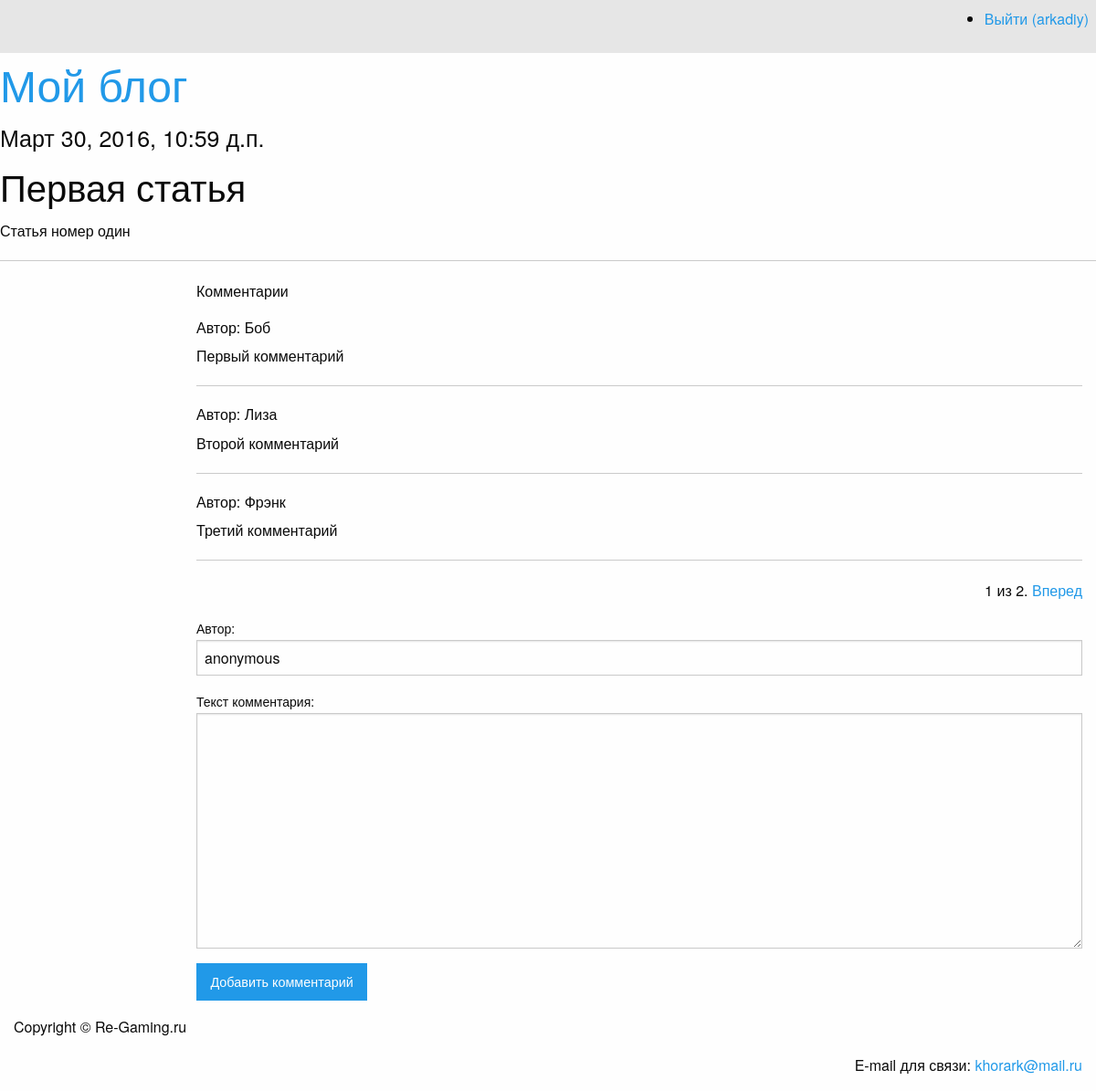
Page /articles/get/1/ (signed in) on the committed database.
### article/models.py (models this page shows)
class Article(models.Model):
    class Meta():
        db_table = "article"
    article_title = models.CharField(max_length=200)
    article_text = models.TextField()
    article_date = models.DateTimeField()
    article_likes = models.IntegerField(default=0)

class Comment(models.Model):
    class Meta():
        db_table = "comments"
    comments_text = models.TextField(verbose_name='Текст комментария')
    comments_author = models.CharField(
        max_length=100, default='anonymous', verbose_name='Автор')
    comments_article = models.ForeignKey(Article)

### article/views.py (the view)
# urls.py: url(r'^articles/get/(?P<article_id>\d)+/$', views.article),
def article(request, article_id=1):
    comment_form = CommentForm
    args = {}
    args.update(csrf(request))
    args['article'] = Article.objects.get(id=article_id)
    all_comments = Comment.objects.filter(comments_article_id=article_id)
    paginator = Paginator(all_comments, 3)
    page = request.GET.get('page')
    try:
        args['comments'] = paginator.page(page)
    except PageNotAnInteger:
        args['comments'] = paginator.page(1)
    except EmptyPage:
        args['comments'] = paginator.page(paginator.num_pages)
    args['form'] = comment_form
    args['username'] = auth.get_user(request).username
    return render_to_response('article.html', args)

### article/templates/article.html (shortened to what this page needs)
{% extends "main.html" %} {% block article %}
<h4>{{ article.article_date }}</h4>
<h2>{{ article.article_title }}</h2>
<p>{{ article.article_text }}</p>
<hr>
<div class="large-offset-1 large-10 columns">
    <p>Комментарии</p>
    {% for comment in comments %}
    <h6>Автор: {{ comment.comments_author }}</h6> {{comment.comments_text}}
    <hr> {% endfor %}
    <p class="text-right">
        <span>
	        <span class="current">
	            {{ comments.number }} из {{ comments.paginator.num_pages }}.
	        </span> {% if comments.has_next %}
        <a href="?page={{ comments.next_page_number }}">Вперед</a> {% endif %}
        </span>
    </p>
    {% if username %}
    <form action="/articles/addcomment/{{ article.id }}/" method="post" accept-charset="utf-8">
        {% csrf_token %} {{form }}
        <input type="submit" class="button" name="" value="Добавить комментарий">
    </form>
    {% endif %}
</div>
{% endblock article %}

### templates/main.html (shortened to what this page needs)
{% load staticfiles %}
<!DOCTYPE html>
<html>
<head>
    <link rel="stylesheet" href="{% static "css/foundation.css" %}">
    <link href="" rel="stylesheet">
</head>
<body>
    <div class="top-bar">
        <section class="top-bar-right">
            <ul>
                {% if username %}
                <li><a href="/auth/logout/" title="Logout">Выйти ({{ username }})</a></li>
                {% else %}
                <li><a href="/auth/login/" title="Login">Войти</a></li>
                {% endif %}
            </ul>
        </section>
    </div>
    <h1><a href="/">Мой блог</a></h1>
    <div class="row">
        {% block article %} {% endblock article %} {% block login %} {% endblock login %}
    </div>
    <footer id="page-footer" class="medium-12 columns">
        <div class="row">
            <p>Copyright © Re-Gaming.ru</p>
            <p class="text-right">E-mail для связи: <a href="mailto:khorark@mail.ru">khorark@mail.ru</a></p>
        </div>
    </footer>
</body>
</html>

### rows in the picture
Article: article_date "Март 30, 2016, 10:59 д.п.", article_title "Первая статья", article_text "Статья номер один"
Comment: comments_author "Боб", comments_text "Первый комментарий"
Comment: comments_author "Лиза", comments_text "Второй комментарий"
Comment: comments_author "Фрэнк", comments_text "Третий комментарий"

### other values in the picture
{{ username }} "arkadiy"
{{ comments.number }} "1"
{{ comments.paginator.num_pages }} "2"
